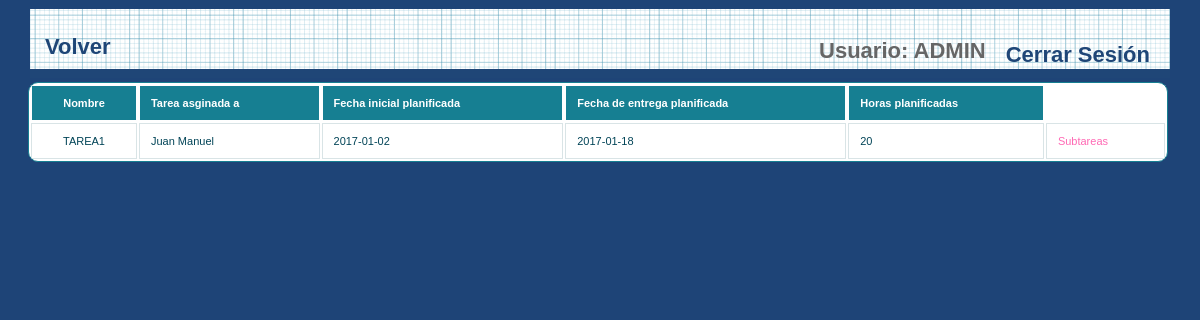
Before: /et3_iu/Controllers/MIEMBRO_Controller.php?&accion=verTareas (signed in) with the older database file.
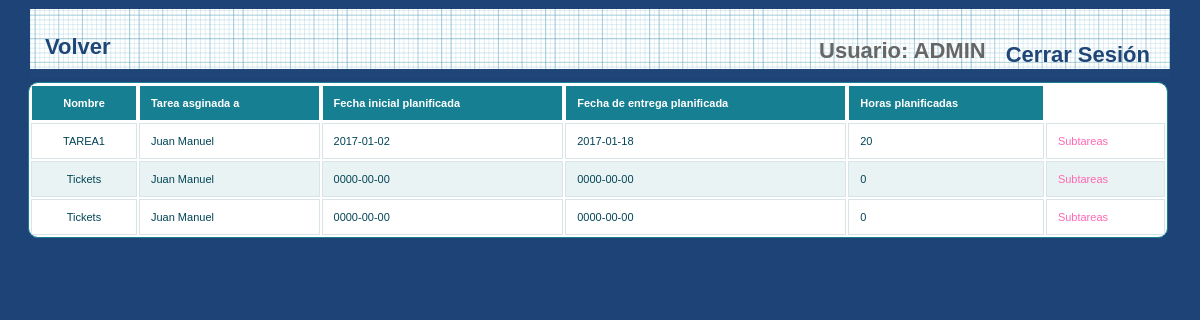
After: the same page with the newer database file.
### tables this page shows
CREATE TABLE IF NOT EXISTS `TAREA` (
  `PADRE` int(11) DEFAULT NULL,
  `ID_TAREA` int(11) NOT NULL,
  `NOMBRE` varchar(15) NOT NULL,
  `FECHAIP` date NOT NULL,
  `FECHAIR` date NOT NULL,
  `FECHAEP` date NOT NULL,
  `FECHAER` date NOT NULL,
  `HORASP` int(11) NOT NULL,
  `HORASR` int(11) NOT NULL,
  `ID_MIEMBRO` varchar(25) NOT NULL,
  `ID_PROYECTO` int(11) NOT NULL,
  `DESCRIPCION` varchar(200) NOT NULL,
  `ESTADO` VARCHAR(25) NOT NULL,
  `COMENTARIO` varchar(100) NOT NULL
);

CREATE TABLE IF NOT EXISTS `EMPLEADOS` (
  `EMP_USER` varchar(25) NOT NULL,
  `EMP_PASSWORD` varchar(128) NOT NULL,
  `EMP_NOMBRE` varchar(25) DEFAULT NULL,
  `EMP_APELLIDO` varchar(50) DEFAULT NULL,
  `EMP_EMAIL` varchar(50) DEFAULT NULL,
  `EMP_TIPO` int(10) DEFAULT NULL,
  `EMP_ESTADO` varchar(25) DEFAULT NULL
);

CREATE TABLE IF NOT EXISTS `PROYECTO` (
`ID_PROYECTO` int(3) NOT NULL,
  `NOMBRE` varchar(20) NOT NULL,
  `DESCRIPCION` varchar(200) NOT NULL,
  `FECHAI` date NOT NULL,
  `FECHAIP` date NOT NULL,
  `FECHAE` date NOT NULL,
  `FECHAFP` date NOT NULL,
  `NUMEROMIEMBROS` int(3) NOT NULL,
  `NUMEROHORAS` int(5) NOT NULL,
   `DIRECTOR` varchar(25) NOT NULL,
  `BORRADO` tinyint(1) NOT NULL DEFAULT '0'
);

### et3_iu/Models/TAREA_Model.php (called while the page is built, shortened)
<?php
class Tarea{
    private $id_tarea;
    private $nombre;
    private $tarea_padre;
    private $fecha_inicio_plan;
    private $fecha_entrega_plan;
    private $horas_plan;
    private $miembro;
    public function __construct($id_tarea = NULL, $nombre=NULL, $descripcion=NULL, Tarea $tarea_padre=NULL, $fecha_inicio_plan=NULL, $fecha_entrega_plan=NULL, $fecha_inicio_real=NULL,
                                $fecha_entrega_real=NULL, $horas_plan=NULL, $horas_real=NULL, Miembro $miembro=NULL, $estado_tarea=NULL, $comentario=NULL, Proyecto $proyecto=NULL){
        $this->id_tarea = $id_tarea;
        $this->nombre = $nombre;
        $this->tarea_padre = $tarea_padre;
        $this->fecha_inicio_plan = $fecha_inicio_plan;
        $this->fecha_entrega_plan = $fecha_entrega_plan;
        $this->horas_plan = $horas_plan;
        $this->miembro = $miembro;
    }
    public function getIdTarea(){
        return $this->id_tarea;
    }
    public function getNombre()
    {
        return $this->nombre;
    }
    public function getTareaPadre()
    {
        return $this->tarea_padre;
    }
    public function getFechaInicioPlan()
    {
        return $this->fecha_inicio_plan;
    }
    public function getFechaEntregaPlan()
    {
        return $this->fecha_entrega_plan;
    }
    public function getHorasPlan()
    {
        return $this->horas_plan;
    }
    public function getMiembro()
    {
        return $this->miembro;
    }
}
?>

### et3_iu/Mappers/TAREA_Mapper.php (called while the page is built, shortened)
<?php
require_once (__DIR__ . "/../Models/MIEMBRO_Model.php");
require_once(__DIR__ . "/../Models/TAREA_Model.php");
require_once(__DIR__ . "/../Mappers/PROYECTO_Mapper.php");
class TAREA_Mapper{
    private $mysqli;
    public function conectarBD(){
        $this->mysqli = new mysqli("localhost","iu2016","iu2016","IU2016");
    }
    function listarTareasPadre(){
        $sql = "SELECT * FROM TAREA WHERE PADRE IS NULL ";
        if (!($resultado = $this->mysqli->query($sql))) {
            return 'Error en la consulta sobre la base de datos';
        } else {
            $tareas_model = array();
            $miembro_mapper = new MiembroMapper();
            $proyecto_mapper = new ProyectoMapper();
            while($row = $resultado->fetch_array(MYSQLI_ASSOC) ) {
                $miembro = $miembro_mapper->buscarMiembroPorUsuario($row["ID_MIEMBRO"]);
                $proy = $proyecto_mapper->RellenaDatos($row['ID_PROYECTO']);
                $director = $miembro_mapper->buscarMiembroPorUsuario($proy['DIRECTOR']);
                $proyecto = new Proyecto($proy['ID_PROYECTO'], $proy['NOMBRE'], $proy['DESCRIPCION'], $proy['FECHAI'], $proy['FECHAIP'],
                                        $proy['FECHAE'], $proy['FECHAFP'], $proy['NUMEROMIEMBROS'], $proy['NUMEROHORAS'], $director, $proy['BORRADO']);
                array_push($tareas_model, new Tarea($row["ID_TAREA"], $row["NOMBRE"], $row["DESCRIPCION"],
                    null, $row["FECHAIP"], $row["FECHAEP"], $row["FECHAIR"],
                    $row["FECHAER"], $row["HORASP"], $row["HORASR"], $miembro, $row["ESTADO"],
                    $row["COMENTARIO"], $proyecto));
            }
            return $tareas_model;
        }
    }
}

### et3_iu/Models/MIEMBRO_Model.php (called while the page is built, shortened)
<?php
class Miembro{
    private $NOMBRE;
    public function __construct( $NOMBRE=NULL, $APELLIDOS=NULL, $USUARIO=NULL, $CONTRASEÑA=NULL, $CORREO=NULL){
        $this->NOMBRE = $NOMBRE;
    }
    public function getNombre(){
        return $this->NOMBRE;
    }
}
?>

### et3_iu/Mappers/MIEMBRO_Mapper.php (called while the page is built, shortened)
<?php
    require_once("../Models/MIEMBRO_Model.php");
    class MiembroMapper {
        private $mysqli;
        public function ConectarBD()
        {
            $this->mysqli = new mysqli("localhost", "iu2016", "iu2016", "IU2016");
        }
        public function buscarMiembroPorUsuario($user) {
            $sql = "SELECT * FROM EMPLEADOS where EMP_USER = '{$user}' ";
            $resultado = $this -> mysqli -> query($sql);
            $miembro = $resultado->fetch_array(MYSQLI_ASSOC);
            $miembro = new Miembro($miembro["EMP_NOMBRE"], $miembro["EMP_APELLIDO"], $miembro["EMP_USER"], $miembro["EMP_PASSWORD"], $miembro["EMP_EMAIL"]);
            return $miembro;
        }
    }
?>

### et3_iu/Mappers/PROYECTO_Mapper.php (called while the page is built, shortened)
<?php
require_once(__DIR__ . "/../Models/MIEMBRO_Model.php");
class ProyectoMapper {
  private $mysqli;
  public function conectarBD(){
      $this->mysqli = new mysqli("localhost","iu2016","iu2016","IU2016");
  }
    function RellenaDatos($idProyecto)
    {
        $sql = "select * from PROYECTO where ID_PROYECTO = '". $idProyecto ."'";
        if (!($resultado = $this->mysqli->query($sql))){
            return 'Error en la consulta sobre la base de datos';
        }
        else{
            $result = $resultado->fetch_array();
            return $result;
        }
    }
}

### et3_iu/Views/MIEMBRO_TAREAS_SHOW_Vista.php (the view, shortened to what this page needs)
<?php
class MIEMBRO_TAREAS_SHOW_Vista{
    private $tareas;
    function __construct($tareas){
        $this->tareas = $tareas;
    }
    function mostrarTareasPadre(){
        ?>
        <div>
            <head><link rel="stylesheet" href="../Styles/styles.css" type="text/css" media="screen" />
            </head>
            <div id="wrapper">
                <nav>
                    <div class="menu">
                        <ul>
                            <li><a href="../Functions/Desconectar.php"><?php echo  $strings['Cerrar Sesión']; ?></a></li>
                            <li><?php echo $strings['Usuario'].": ". $_SESSION['login']; ?></li>
                        </ul>
                        <?php
                            if($this->tareas[0] -> getTareaPadre() == null){
                                ?>
                                     <a href="../Views/DEFAULT_Vista.php"><?=$strings['Volver']?> </a>
                                <?php
                            }else{
                                ?>
                                    <a href="../Controllers/MIEMBRO_Controller.php?accion=verTareas"><?=$strings['Volver']?> </a>
                                <?php
                                }
                                ?>
                    </div>
                </nav>
                <table id="btable" border = 1>
                    <tr>
                        <th>  <?=$strings['NOMBRE'] ?> </th>
                        <th>  <?=$strings['asignado'] ?> </th>
                        <th>  <?=$strings['fecha_I_P'] ?> </th>
                        <th>  <?=$strings['fecha_E_P'] ?> </th>
                        <th>  <?=$strings['horas_P'] ?> </th>
                    </tr>
                    <?php
                    if(empty($this -> tareas)){
                    }else {
                        foreach ($this->tareas as $tarea) {
                            echo "<tr><td> " . $tarea->getNombre() . "</td>";
                            echo "<td>" . $tarea->getMiembro()->getNombre() . "</td>";
                            echo "<td> " . $tarea->getFechaInicioPlan() . "</td>";
                            echo "<td> " . $tarea->getFechaEntregaPlan() . "</td>";
                            echo "<td> " . $tarea->getHorasPlan() . "</td>";
                            if($tarea -> getTareaPadre() == null) {
                                ?>
                                <td>
                                    <a href="../Controllers/MIEMBRO_Controller.php?ID_TAREA=<?php echo $tarea->getIdTarea(); ?>&accion=verSubtareas"><?php echo $strings['Subtareas']; ?></a>
                                </td>
                                </tr>
                                <?php
                            }
                        }
                    }
                    ?>
                </table>
            </div>
        </div>
        <?php
    }
}
?>

### et3_iu/Controllers/MIEMBRO_Controller.php (shortened to what this page needs)
<?php
include '../Mappers/TAREA_Mapper.php';
include '../Mappers/MIEMBRO_Mapper.php';
include '../Views/MIEMBRO_DELETE_Vista.php';
include '../Views/MIEMBRO_TAREAS_SHOW_Vista.php';
function verTareas(){
    $tareaMapper = new Tarea_Mapper();
    $tareas = $tareaMapper ->listarTareasPadre();
    $vistaTareas = new MIEMBRO_TAREAS_SHOW_Vista($tareas);
    $vistaTareas -> mostrarTareasPadre();
}
if (!isset($_REQUEST['accion'])){
    $accion = '';
}else{
    $accion = $_REQUEST['accion'];
}
switch ($accion) {
    case "verTareas":
        verTareas();
        break;
}
?>

### et3_iu/Styles/styles.css (style rules this page uses)
* { margin: 0; padding: 0; }
ul li { list-style-type:none; }
header, footer, section, aside, nav, article { display: block; }
#wrapper { width: 1140px; margin: 0 auto; margin-top: 5px; margin-bottom: 5px; }
nav { width: 1140px; height: 69px; margin: 0 auto; background: #1F4677 url(../images/blueprintpaper.png) repeat-x; }
a:link, a:visited { color:hotpink; text-decoration: none; }
li { padding-left: 5px; }
nav .menu { font-size: 22px; font-weight: bold; }
nav .menu ul { margin: 0; padding: 25px 0 0 20px; list-style: none; line-height: normal; }
nav .menu li { display: block; float: right; }
nav .menu a { display: block; margin-right: 5px; padding: 0px 15px; text-decoration: none; color: #1F4677; float:left; }
table { white-space: normal; line-height: normal; font-weight: normal; font-size: small; font-style: normal; color: black; text-align: center; font-variant: normal; border-color: gray; background-color: white; }
#btable { white-space: normal; line-height: normal; font-weight: normal; font-size: 11px; font-style: normal; color: black; text-align: center; font-variant: normal; border-color: gray; background-color: white; margin-left: -2px; }
#btable { width: 100%; overflow: hidden; background: #FFF; color: #024457; border-radius: 10px; border: 1px solid #167F92; }
#btable tr { border: 1px solid #D9E4E6; }
#btable tr:nth-child(odd) { background-color: #EAF3F3; }
#btable th { display: none; border: 1px solid #FFF; background-color: #167F92; color: #FFF; padding: 1em; }
#btable th:first-child { display: table-cell; text-align: center; }
#btable th:nth-child(2) { display: table-cell; }
#btable th:nth-child(2):after { content: attr(data-th); }
@media (min-width: 480px) { #btable th:nth-child(2):after { display: none; } }
#btable td { display: block; word-wrap: break-word; max-width: 7em; }
#btable td:first-child { display: table-cell; text-align: center; border-right: 1px solid #D9E4E6; }
@media (min-width: 480px) { #btable td { border: 1px solid #D9E4E6; } }
#btable th, #btable td { text-align: left; margin: .5em 1em; }
@media (min-width: 480px) { #btable th, #btable td { display: table-cell; padding: 1em; } }
#content p, ul, ol, hr { margin-bottom: 24px; }
* { margin-top: 4px; }

Changed rows visible on the page:
added tarea: NOMBRE "Tickets", ID_MIEMBRO.EMP_NOMBRE "Juan Manuel", FECHAIP "0000-00-00", FECHAEP "0000-00-00", ID_PROYECTO.BORRADO "0"
added tarea: NOMBRE "Tickets", ID_MIEMBRO.EMP_NOMBRE "Juan Manuel", FECHAIP "0000-00-00", FECHAEP "0000-00-00", ID_PROYECTO.BORRADO "0"
